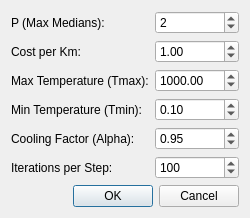
<?xml version="1.0" encoding="UTF-8"?>
<ui version="4.0">
 <class>OptimizationDialog</class>
 <widget class="QDialog" name="OptimizationDialog">
  <property name="windowTitle">
   <string>Solver Configuration</string>
  </property>
  <layout class="QVBoxLayout" name="verticalLayout">
   <item>
    <layout class="QFormLayout" name="formLayout">
     <!-- P Value -->
     <item row="0" column="0">
      <widget class="QLabel" name="labelP">
       <property name="text">
        <string>P (Max Medians):</string>
       </property>
      </widget>
     </item>
     <item row="0" column="1">
      <widget class="QSpinBox" name="spinP">
       <property name="minimum">
        <number>1</number>
       </property>
       <property name="maximum">
        <number>99999</number>
       </property>
       <property name="value">
        <number>2</number>
       </property>
      </widget>
     </item>
     <!-- Cost per Km -->
     <item row="1" column="0">
      <widget class="QLabel" name="labelCost">
       <property name="text">
        <string>Cost per Km:</string>
       </property>
      </widget>
     </item>
     <item row="1" column="1">
      <widget class="QDoubleSpinBox" name="doubleSpinCost">
       <property name="decimals">
        <number>2</number>
       </property>
       <property name="maximum">
        <double>9999999.99</double>
       </property>
       <property name="value">
        <double>1.00</double>
       </property>
      </widget>
     </item>
     <!-- Max Temperature -->
     <item row="2" column="0">
      <widget class="QLabel" name="labelTMax">
       <property name="text">
        <string>Max Temperature (Tmax):</string>
       </property>
      </widget>
     </item>
     <item row="2" column="1">
      <widget class="QDoubleSpinBox" name="doubleSpinTMax">
       <property name="maximum">
        <double>999999.99</double>
       </property>
       <property name="value">
        <double>1000.00</double>
       </property>
      </widget>
     </item>
     <!-- Min Temperature -->
     <item row="3" column="0">
      <widget class="QLabel" name="labelTMin">
       <property name="text">
        <string>Min Temperature (Tmin):</string>
       </property>
      </widget>
     </item>
     <item row="3" column="1">
      <widget class="QDoubleSpinBox" name="doubleSpinTMin">
       <property name="maximum">
        <double>999999.99</double>
       </property>
       <property name="value">
        <double>0.10</double>
       </property>
      </widget>
     </item>
     <!-- Cooling Rate -->
     <item row="4" column="0">
      <widget class="QLabel" name="labelCooling">
       <property name="text">
        <string>Cooling Factor (Alpha):</string>
       </property>
      </widget>
     </item>
     <item row="4" column="1">
      <widget class="QDoubleSpinBox" name="doubleSpinCooling">
       <property name="minimum">
        <double>0.01</double>
       </property>
       <property name="maximum">
        <double>0.99</double>
       </property>
       <property name="singleStep">
        <double>0.01</double>
       </property>
       <property name="value">
        <double>0.95</double>
       </property>
      </widget>
     </item>
     <!-- Iterations -->
     <item row="5" column="0">
      <widget class="QLabel" name="labelIters">
       <property name="text">
        <string>Iterations per Step:</string>
       </property>
      </widget>
     </item>
     <item row="5" column="1">
      <widget class="QSpinBox" name="spinIterations">
       <property name="minimum">
        <number>1</number>
       </property>
       <property name="maximum">
        <number>1000000</number>
       </property>
       <property name="value">
        <number>100</number>
       </property>
      </widget>
     </item>
    </layout>
   </item>
   <item>
    <widget class="QDialogButtonBox" name="buttonBox">
     <property name="orientation">
      <enum>Qt::Horizontal</enum>
     </property>
     <property name="standardButtons">
      <set>QDialogButtonBox::Cancel|QDialogButtonBox::Ok</set>
     </property>
    </widget>
   </item>
  </layout>
 </widget>
 <resources/>
 <connections>
  <connection>
   <sender>buttonBox</sender>
   <signal>accepted()</signal>
   <receiver>OptimizationDialog</receiver>
   <slot>accept()</slot>
  </connection>
  <connection>
   <sender>buttonBox</sender>
   <signal>rejected()</signal>
   <receiver>OptimizationDialog</receiver>
   <slot>reject()</slot>
  </connection>
 </connections>
</ui>
